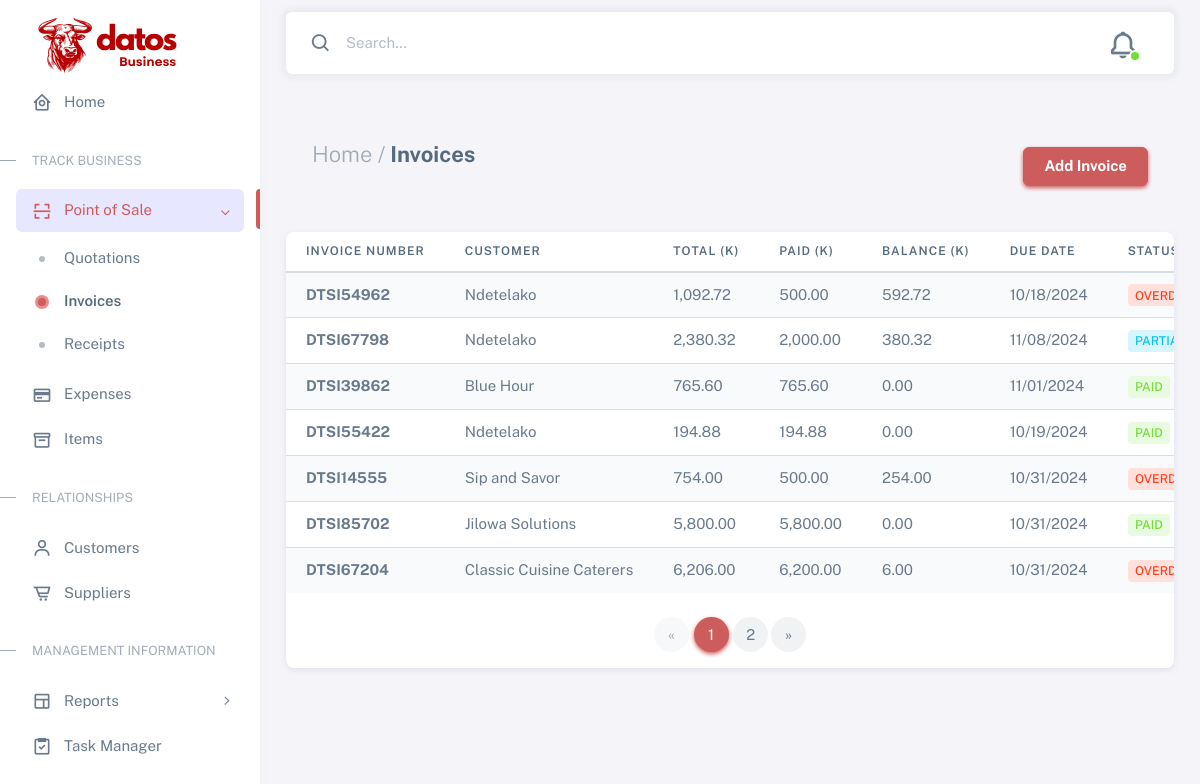
/invoices/, run on an earlier commit of the app's database.
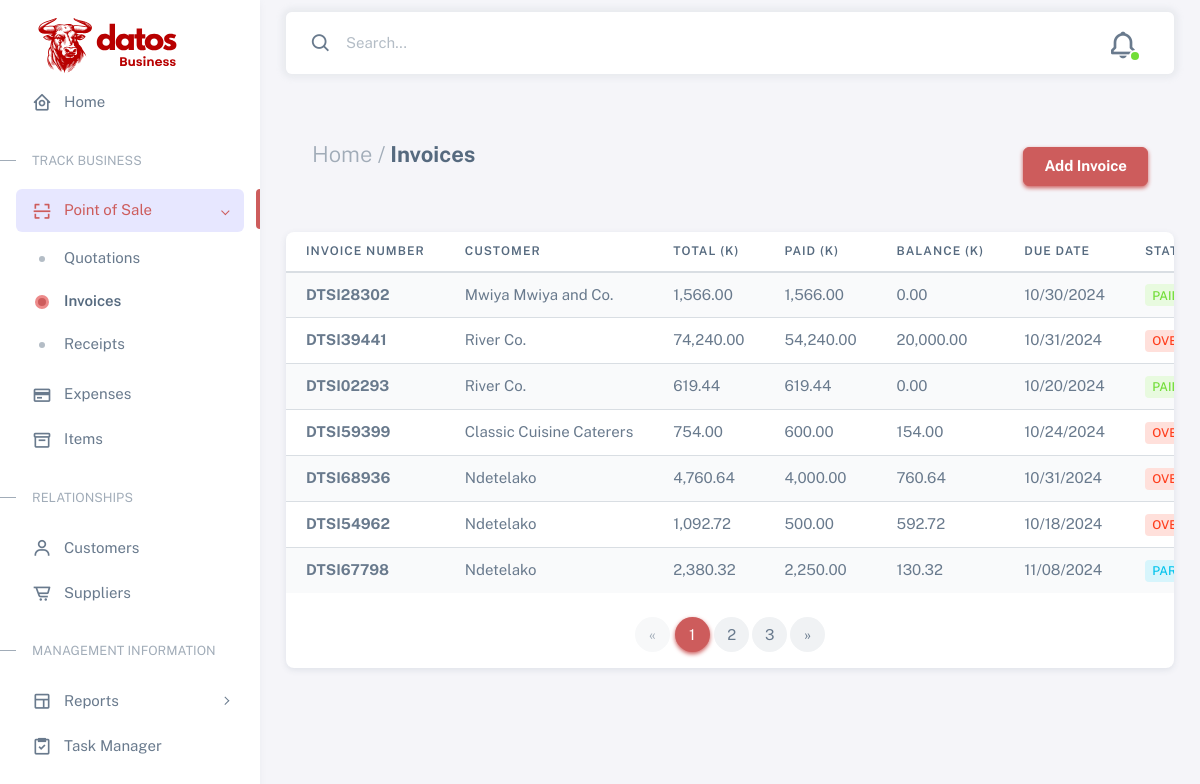
And on a later commit of the database.
### datos/models.py (models this page shows, shortened)
class Invoice(models.Model):
    quotation = models.OneToOneField(Quotation, on_delete=models.CASCADE)
    invoice_number = models.CharField(max_length=9, unique=True, blank=True)
    date_created = models.DateTimeField(default=timezone.now)
    due_date = models.DateTimeField()
    amount_paid = models.DecimalField(max_digits=10, decimal_places=2)
    date_updated = models.DateTimeField(default=timezone.now)

class Quotation(models.Model):
    customer = models.ForeignKey(Customer, on_delete=models.CASCADE)
    date_created = models.DateTimeField(default=timezone.now)
    expiry_date = models.DateTimeField()
    items = models.ManyToManyField('Item', through='QuotationItem')
    quotation_number = models.CharField(max_length=8, unique=True, blank=True)

class Customer(models.Model):
    first_name = models.CharField(max_length=255)
    last_name = models.CharField(max_length=255)
    company = models.CharField(max_length=255)
    email = models.EmailField()
    address = models.TextField()
    phone = models.CharField(max_length=20)

### datos/views.py (the view, shortened to what this page needs)
# urls.py: path('invoices/', views.invoices, name='invoices'),
def invoices(request):
    search_query = request.GET.get('search', '')
    if request.method == 'POST':
        form = InvoiceForm(request.POST)
        if form.is_valid():
            form.save()
            return redirect('invoices')  # Redirect after POST to avoid re-submission on refresh
    else:
        form = InvoiceForm()
    if search_query:
        invoices_list = Invoice.objects.filter(
            Q(invoice_number__icontains=search_query) |
            Q(quotation__customer__company__icontains=search_query)
        ).order_by('-date_created')
    else:
        invoices_list = Invoice.objects.all().order_by('-date_created')
    paginator = Paginator(invoices_list, 7)  # 10 invoices per page
    page = request.GET.get('page', 1)
    try:
        invoices = paginator.page(page)
    except PageNotAnInteger:
        invoices = paginator.page(1)
    except EmptyPage:
        invoices = paginator.page(paginator.num_pages)
    quotations = Quotation.objects.all()
    quotation_data = []
    for quotation in quotations:
        quotation_items = QuotationItem.objects.filter(quotation=quotation)
        subtotal = sum(item.item.unit_price * item.quantity for item in quotation_items)
        tax = subtotal * Decimal('0.16')
        total = subtotal + tax
        try:
            invoice = Invoice.objects.get(quotation=quotation)
            status = 'INVOICED'
            status_class = 'bg-label-success'
        except Invoice.DoesNotExist:
            if timezone.now() <= quotation.expiry_date:
                status = 'VALID'
                status_class = 'bg-label-info'
            else:
                status = 'EXPIRED'
                status_class = 'bg-label-danger'
    invoice_data = []
    for invoice in invoices:
        quotation_items = QuotationItem.objects.filter(quotation=invoice.quotation)
        subtotal = sum(item.item.unit_price * item.quantity for item in quotation_items)
        tax = subtotal * Decimal('0.16')
        total = subtotal + tax
        receipts = Receipt.objects.filter(invoice=invoice)
        paid = sum(receipt.amount_received for receipt in receipts)
        balance = total - paid
        current_date = timezone.now().date()
        due_date = invoice.due_date.date() if isinstance(invoice.due_date, datetime) else invoice.due_date
        if paid == 0:
            status = 'NOT PAID'
        elif due_date < current_date and paid < total:
            status = 'OVERDUE'
        elif due_date >= current_date and paid < total:
            status = 'PARTIAL'
        else:
            status = 'PAID'
        invoice_data.append({
            'invoice': invoice,
            'total': total,
            'paid': paid,
            'balance': balance,
            'status': status,
        })
    context = {
        'form': form,
        'invoice_data': invoice_data,
        'quotation_data': quotation_data,
        'search_query': search_query,  # Pass search query for pagination links
        'current_page': 'invoices',
        'invoices': invoices  # Pass the paginated invoices
    }
    return render(request, 'invoice.html', context)

### datos/forms.py
class InvoiceForm(forms.ModelForm):
    class Meta:
        model = Invoice
        fields = ['quotation','due_date', 'amount_paid']
    def __init__(self, *args, **kwargs):
        super().__init__(*args, **kwargs)
        self.fields['quotation'].queryset = Quotation.objects.all()  # This ensures you fetch all quotations

### datos/context_processors.py (called while the page is built)
def static_context(request):
    return {
        'static': static,
        'STATIC_URL': settings.STATIC_URL,
    }

### datos/templates/invoice.html (shortened to what the changed rows need)
{% extends 'base.html' %}
{% load static %}
{% block content %}
          <div class="content-wrapper">
            <div class="container-xxl flex-grow-1 container-p-y">
              <div class="card">
                <div class="table-responsive text-nowrap">
                  <table class="table table-striped">
                    <thead>
                        <tr>
                            <th>Invoice Number</th>
                            <th>Customer</th>
                            <th>Total (K)</th>
                            <th>Paid (K)</th>
                            <th>Balance (K)</th>
                            <th>Due Date</th>
                            <th>Status</th>
                        </tr>
                    </thead>
                    <tbody class="table-border-bottom-0">
                        {% for entry in invoice_data %}
                        <tr>
                            <td><strong>{{ entry.invoice.invoice_number }}</strong></td>
                            <td>{{ entry.invoice.quotation.customer.company }}</td>
                            <td>{{ entry.total|floatformat:2 }}</td>
                            <td>{{ entry.paid|floatformat:2 }}</td>
                            <td>{{ entry.balance|floatformat:2 }}</td>
                            <td>{{ entry.invoice.due_date|date:"SHORT_DATE_FORMAT" }}</td>
                            <td>
                                {% if entry.status == 'OVERDUE' %}
                                    <span class="badge bg-label-danger me-1">OVERDUE</span>
                                {% elif entry.status == 'PARTIAL' %}
                                    <span class="badge bg-label-info me-1">PARTIAL</span>
                                {% elif entry.status == 'NOT PAID' %}
                                    <span class="badge bg-label-warning me-1">NOT PAID</span>
                                {% else %}
                                    <span class="badge bg-label-success me-1">PAID</span>
                                {% endif %}
                            </td>
                        </tr>
                        {% endfor %}
                    </tbody>
                </table>
                <div class="pagination-container mt-4">
                  <nav aria-label="Page navigation">
                      <ul class="pagination justify-content-center custom-pagination">
                          {% for num in invoices.paginator.page_range %}
                              <li class="page-item {% if invoices.number == num %} active {% endif %}">
                                  <a class="page-link rounded-circle" href="?page={{ num }}&search={{ search_query }}">{{ num }}</a>
                              </li>
                          {% endfor %}
                      </ul>
                  </nav>
              </div>
                </div>
              </div>
            </div>
            {% endblock %}

What changed in the data, as far as the page shows it:
no longer on this page (row edited): Invoice: invoice.invoice_number "DTSI39862", invoice.quotation.customer.company "Blue Hour", total "765.60", paid "765.60", balance "0.00", invoice.due_date "11/01/2024", shows "PAID"
no longer on this page (row unchanged): Invoice: invoice.invoice_number "DTSI55422", invoice.quotation.customer.company "Ndetelako", total "194.88", paid "194.88", balance "0.00", invoice.due_date "10/19/2024", shows "PAID"
no longer on this page (row unchanged): Invoice: invoice.invoice_number "DTSI14555", invoice.quotation.customer.company "Sip and Savor", total "754.00", paid "500.00", balance "254.00", invoice.due_date "10/31/2024", shows "OVERDUE"
no longer on this page (row unchanged): Invoice: invoice.invoice_number "DTSI85702", invoice.quotation.customer.company "Jilowa Solutions", total "5,800.00", paid "5,800.00", balance "0.00", invoice.due_date "10/31/2024", shows "PAID"
no longer on this page (row unchanged): Invoice: invoice.invoice_number "DTSI67204", invoice.quotation.customer.company "Classic Cuisine Caterers", total "6,206.00", paid "6,200.00", balance "6.00", invoice.due_date "10/31/2024", shows "OVERDUE"
added Invoice: invoice.invoice_number "DTSI28302", invoice.quotation.customer.company "Mwiya Mwiya and Co.", total "1,566.00", paid "1,566.00", balance "0.00", invoice.due_date "10/30/2024", shows "PAID"
added Invoice: invoice.invoice_number "DTSI39441", invoice.quotation.customer.company "River Co.", total "74,240.00", paid "54,240.00", balance "20,000.00", invoice.due_date "10/31/2024", shows "OVERDUE"
added Invoice: invoice.invoice_number "DTSI02293", invoice.quotation.customer.company "River Co.", total "619.44", paid "619.44", balance "0.00", invoice.due_date "10/20/2024", shows "PAID"
added Invoice: invoice.invoice_number "DTSI59399", invoice.quotation.customer.company "Classic Cuisine Caterers", total "754.00", paid "600.00", balance "154.00", invoice.due_date "10/24/2024", shows "OVERDUE"
added Invoice: invoice.invoice_number "DTSI68936", invoice.quotation.customer.company "Ndetelako", total "4,760.64", paid "4,000.00", balance "760.64", invoice.due_date "10/31/2024", shows "OVERDUE"
changed Invoice "DTSI67798": paid "2,000.00" → "2,250.00"; balance "380.32" → "130.32"
Also different on the page:
new list line: "3"
